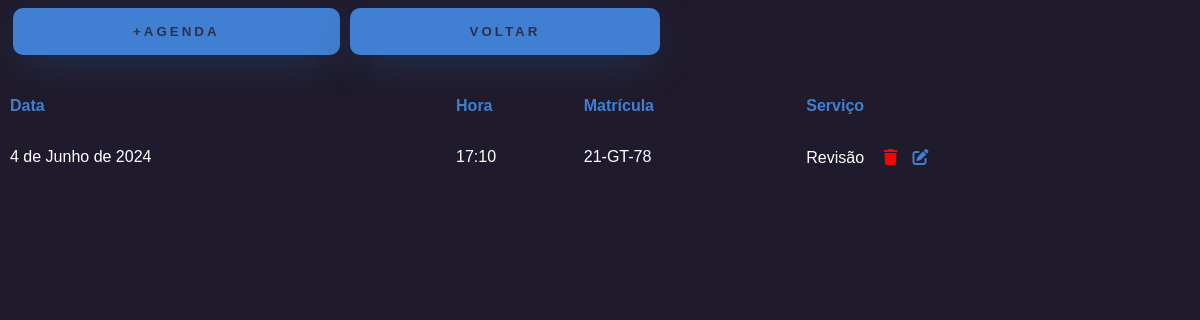
/agenda/, run on an earlier commit of the app's database.
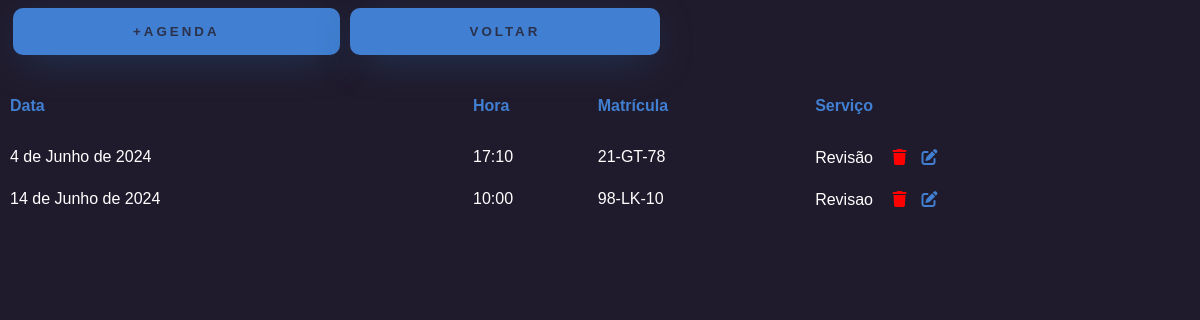
And on a later commit of the database.
### app/models.py (models this page shows, shortened)
class Agenda(models.Model):
    data = models.DateField()
    hora = models.TimeField()
    matricula = models.ForeignKey(Carro,on_delete=models.CASCADE)
    telemovel = models.ForeignKey(Mecanico,on_delete=models.CASCADE)
    servico = models.TextField()

class Carro(models.Model):
    marca = models.CharField(max_length=100)
    modelo = models.CharField(max_length=100)
    matricula = models.CharField(max_length=20,primary_key=True)
    ano = models.IntegerField()
    telemovel = models.ForeignKey(Cliente,on_delete=models.CASCADE)
    def __str__(self)   :
        return self.matricula

### app/views.py (the view)
# urls.py: path('agenda/',agendas,name='url_agenda'),
def agendas(request):
    info = {}
    info['agendas'] = Agenda.objects.all()
    return render(request,'lista_agenda.html',info)

### app/templates/lista_agenda.html (shortened to what this page needs)
<!DOCTYPE html>
<html lang="en">
<head>
    {% load static %}
    <link rel="stylesheet" href="{% static 'listaagenda.css' %}">
</head>
<body>
    <div class="form-div">
        <form action="{% url 'url_nova_agenda'%}">
            <button type="submit" class="btn-login">+AGENDA</button>
        </form>
        <form action="{% url 'url_home'%}">
            <button class="btn-login">VOLTAR</button>
        </form>
    </div>
    <table>
        <tr>
            <th>Data</th>
            <th>Hora</th>
            <th>Matrícula</th>
            <th>Serviço</th>
        </tr>
        {% for agenda in agendas %}
        <tr>
            <td>{{agenda.data}}</td>
            <td>{{agenda.hora}}</td>
            <td>{{agenda.matricula}}</td>
            <td>{{agenda.servico}} <a href="deleteagenda/{{agenda.id}}"><i class="fa-solid fa-trash"></i></a><a href="editagenda/{{agenda.id}}"><i class="fa-solid fa-edit"></i></a></td>
        </tr>
        {% endfor %}
    </table>
</body>
</html>

What changed in the data, as far as the page shows it:
added Agenda: data "14 de Junho de 2024", hora "10:00", matricula "98-LK-10", servico "Revisao"
